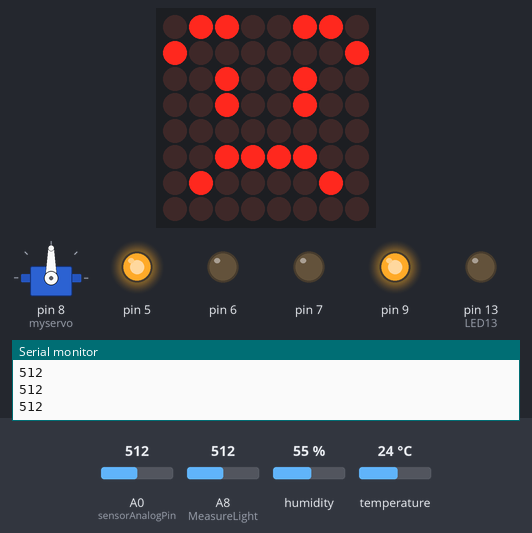
A sketch run on a simulated Arduino Mega 2560, built with avr-gcc and run on an emulated ATmega2560. Shown: servo, 8×8 LED matrix, output pins drawn as LEDs (lit = HIGH), the last lines printed to the serial monitor. Inputs (shaded band) come from the test bench; at power-on: A8 (MeasureLight) = 512, A0 (sensorAnalogPin) = 512, humidity 55 %, temperature 24 °C.

Above: at 1.2 s.
1.3 s: A8 (MeasureLight) set to 521
At 1.8 s:
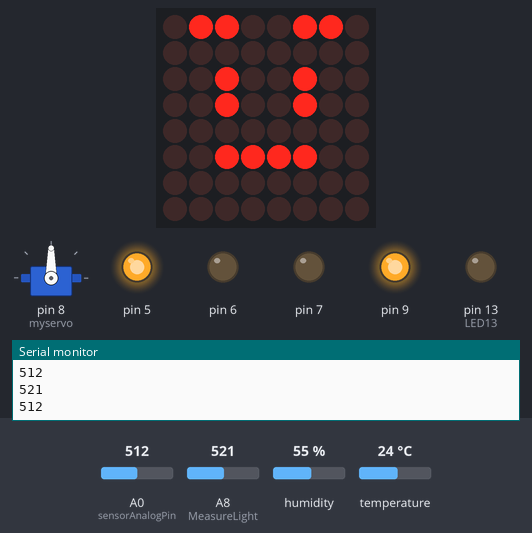
3.8 s: A8 (MeasureLight) set to 598
5.3 s: A8 (MeasureLight) set to 626
At 5.9 s:
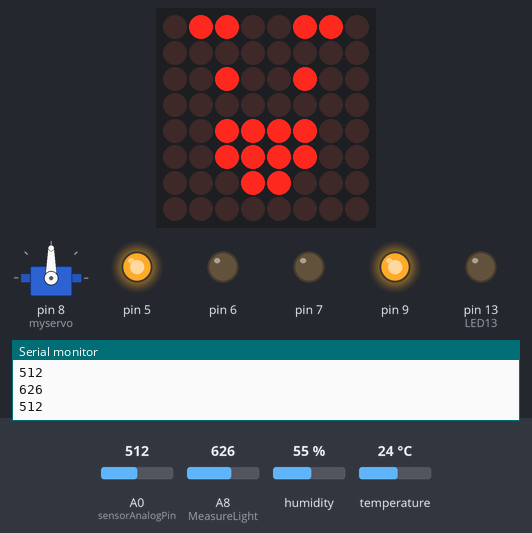
8.3 s: A0 (sensorAnalogPin) set to 535
At 9.35 s:
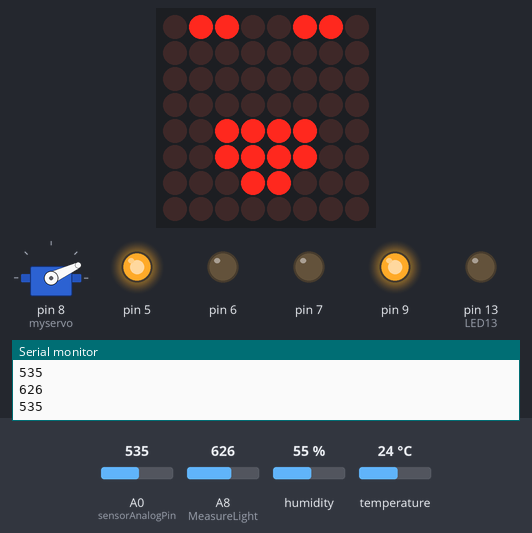
11.6 s: A8 (MeasureLight) set to 306
At 13.14 s:
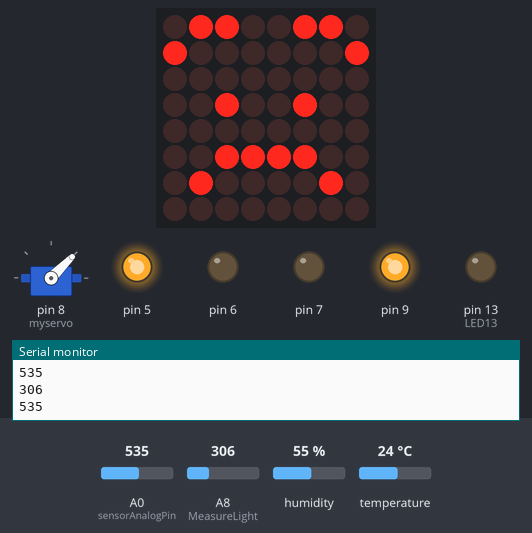
17.4 s: A8 (MeasureLight) set to 716
At 18.98 s:
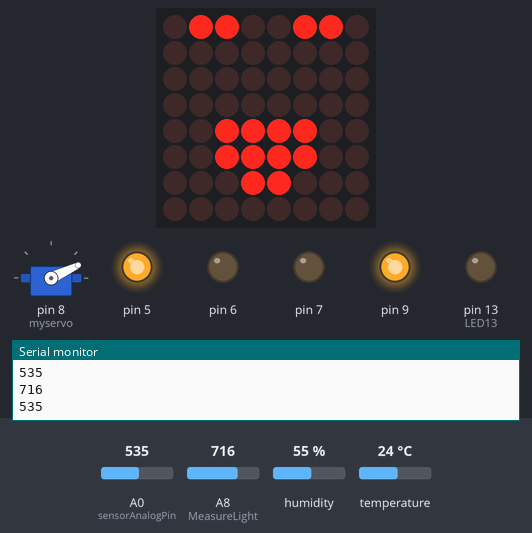
Timing chart, 0 to 22.3 s (numbered marks = the images above; inputs shaded):
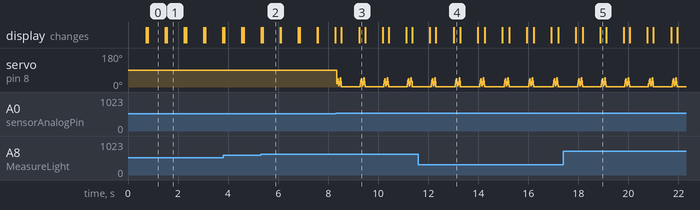

The sketch:

GeorgeCode.ino
```cpp
#include <Servo.h>
Servo myservo;
#include "LedControl.h"
#include "binary.h"
#include "IRremote.h"
#include "DHT.h"
#define DHTPIN 1
#define DHTTYPE DHT11   // DHT 11
DHT dht(DHTPIN, DHTTYPE);

const int receiver = 2;
bool a = true;
int rand1 = 0;
int waitValue = 0;
int area = 0;
IRrecv IrReciever(receiver);     // create instance of 'irrecv'
decode_results results;
LedControl lc=LedControl(12,11,10,1);
int choosingFace = 0;

/* Reciever: +, -, 5 on y --
 * LightSensor: +, -, A9 --
 * Motor: +, -, 8 --
 * Face: DIN 12, CLK 11, CS 10
 * SoundSensor: d0 3, A0 A0 --
 * LED: 2, gnd, 5, 4 --
 *
 */


//sad face
byte sf[8]= {B01100110, B10000001, B00100100, B00100100,B00000000,B00111100,B01000010,B00000000};
byte sfb[8]= {B01100110, B10000001, B00000000, B00100100,B00000000,B00111100,B01000010,B00000000};
byte sb[8]= {B01100110, B10000001, B00000000, B00000000,B00000000,B00111100,B01000010,B00000000};

//excited face
byte ef[8]= {B01100110, B00000000, B00100100, B00000000, B00111100, B00111100, B00011000, B00000000};
byte eb[8]= {B01100110, B00000000, B00000000, B00000000, B00111100, B00111100, B00011000, B00000000};

//neutral face
byte pf[8]= {B01100110, B00000000, B00100100, B00100100, B00000000, B00111100, B00000000, B00000000};
byte pb[8]= {B01100110, B00000000, B00000000, B00000000, B00100100, B00111100, B00000000, B00000000};
byte pfb[8]= {B01100110, B00000000, B00000000, B00000000, B00000000, B00111100, B00000000, B00000000};

//doneFace
byte df[8] = {B00000000, B00000000,B00000000,B00000000,B00000000,B00000000,B00000000,B00000000};

int pos = 0;
int sensorAnalogPin = A0;
int sensorDigitalPin = 3;
int analogValue = 0;
int digitalValue;
int LED13 = 13;
int timeset = 180;
int practiceVal = 0;
int HolderVal = 0;
int MeasureLight = A8;
int LightVal = 0;

void setup() {
  lc.shutdown(0,false);
  // Set brightness to a medium value
  lc.setIntensity(0,1);
  // Clear the display
  lc.clearDisplay(0);
  Serial.begin(9600);
  IrReciever.enableIRIn();           // Start the receiver
  myservo.attach(8);
  pinMode(5, OUTPUT);
  digitalWrite(5, HIGH);
  pinMode(sensorDigitalPin, INPUT);
  pinMode(9, OUTPUT);
  digitalWrite(9, HIGH);
  pinMode(LED13, OUTPUT);
  for (int i = 0; i < 10; i++){
    analogValue = analogRead(sensorAnalogPin);
    practiceVal += analogValue;
    area += analogRead(MeasureLight);
  }
  area = area / 10;
  practiceVal = practiceVal/10;
  analogValue = 0;
  HolderVal = practiceVal;
  practiceVal = 0;
}

void loop() {
  if (IrReciever.decode()){
    if (a == false){
      a = true;
    }
    else{
      a = false;
    }

    IrReciever.resume();
  }
  if (a == true){
    activate();
  }
  else{
    deactivate();
  }
  delay(5);
}

///////////////////////////////////////
void ExcitedFace(){
  lc.setRow(0,0,ef[0]);
  lc.setRow(0,1,ef[1]);
  lc.setRow(0,2,ef[2]);
  lc.setRow(0,3,ef[3]);
  lc.setRow(0,4,ef[4]);
  lc.setRow(0,5,ef[5]);
  lc.setRow(0,6,ef[6]);
  lc.setRow(0,7,ef[7]);
}
void ExcitedFaceA(){
  lc.setRow(0,0,eb[0]);
  lc.setRow(0,1,eb[1]);
  lc.setRow(0,2,eb[2]);
  lc.setRow(0,3,eb[3]);
  lc.setRow(0,4,eb[4]);
  lc.setRow(0,5,eb[5]);
  lc.setRow(0,6,eb[6]);
  lc.setRow(0,7,eb[7]);
}
////////////////////////////////////
void NeutralFace(){
  lc.setRow(0,0,pf[0]);
  lc.setRow(0,1,pf[1]);
  lc.setRow(0,2,pf[2]);
  lc.setRow(0,3,pf[3]);
  lc.setRow(0,4,pf[4]);
  lc.setRow(0,5,pf[5]);
  lc.setRow(0,6,pf[6]);
  lc.setRow(0,7,pf[7]);
}
void NeutralFaceA(){
  lc.setRow(0,0,pfb[0]);
  lc.setRow(0,1,pfb[1]);
  lc.setRow(0,2,pfb[2]);
  lc.setRow(0,3,pfb[3]);
  lc.setRow(0,4,pfb[4]);
  lc.setRow(0,5,pfb[5]);
  lc.setRow(0,6,pfb[6]);
  lc.setRow(0,7,pfb[7]);
}
void NeutralFaceB(){
  lc.setRow(0,0,pb[0]);
  lc.setRow(0,1,pb[1]);
  lc.setRow(0,2,pb[2]);
  lc.setRow(0,3,pb[3]);
  lc.setRow(0,4,pb[4]);
  lc.setRow(0,5,pb[5]);
  lc.setRow(0,6,pb[6]);
  lc.setRow(0,7,pb[7]);
}
///////////////////////////////////////////////
void SadFace(){
  lc.setRow(0,0,sf[0]);
  lc.setRow(0,1,sf[1]);
  lc.setRow(0,2,sf[2]);
  lc.setRow(0,3,sf[3]);
  lc.setRow(0,4,sf[4]);
  lc.setRow(0,5,sf[5]);
  lc.setRow(0,6,sf[6]);
  lc.setRow(0,7,sf[7]);
}
void SadFaceA(){
  lc.setRow(0,0,sfb[0]);
  lc.setRow(0,1,sfb[1]);
  lc.setRow(0,2,sfb[2]);
  lc.setRow(0,3,sfb[3]);
  lc.setRow(0,4,sfb[4]);
  lc.setRow(0,5,sfb[5]);
  lc.setRow(0,6,sfb[6]);
  lc.setRow(0,7,sfb[7]);
}
void SadFaceB(){
  lc.setRow(0,0,sb[0]);
  lc.setRow(0,1,sb[1]);
  lc.setRow(0,2,sb[2]);
  lc.setRow(0,3,sb[3]);
  lc.setRow(0,4,sb[4]);
  lc.setRow(0,5,sb[5]);
  lc.setRow(0,6,sb[6]);
  lc.setRow(0,7,sb[7]);
}
void DoneFace(){
  lc.setRow(0, 0, df[0]);
  lc.setRow(0, 1, df[1]);
  lc.setRow(0, 2, df[2]);
  lc.setRow(0, 3, df[3]);
  lc.setRow(0, 4, df[4]);
  lc.setRow(0, 5, df[5]);
  lc.setRow(0, 6, df[6]);
  lc.setRow(0, 7, df[7]);
}
void deactivate(){
  digitalWrite(7, LOW);
  digitalWrite(6, LOW);
  lc.clearDisplay(0);
  DoneFace();
}
void activate(){
  pinMode(sensorDigitalPin, INPUT);
  pinMode(LED13, OUTPUT);
  pinMode(7, OUTPUT);
  pinMode(6, OUTPUT);
  pinMode(2, INPUT);
  LightVal = analogRead(MeasureLight);
  Serial.println(LightVal);
  if (LightVal < area + 2){
    choosingFace = 1;
  }
  else if(LightVal >= area + 2 and LightVal < area + 100){
    choosingFace = 2;
  }
  else{
    choosingFace = 3;
  }
  if (choosingFace == 1){
    SadFace();
  }
  else if(choosingFace == 2){
    NeutralFace();
  }
  else{
    ExcitedFace();
  }
  analogValue =  analogRead(sensorAnalogPin);
  Serial.println(analogValue);
  if (abs(analogValue - HolderVal) > 15){
    for (int j = 0; j < 2; j++){
      for (int i = 0; i < 50; i++){
        pos = i;
        myservo.write(pos);
        delay(1);
      }
      for (int i = 50; i > 0; i--){
        pos = i;
        myservo.write(pos);
        delay(1);
      }
      SadFace();
    }
  }
  else if (dht.readTemperature(true) < 72){
    choosingFace = 1;
  }
  delay(700);
  if (choosingFace == 1){
      SadFaceA();
      delay(40);
      SadFaceB();
      delay(9);
  }
  else if(choosingFace == 2){
      NeutralFaceA();
      delay(40);
      NeutralFaceB();
      delay(9);
  }
  else{
      ExcitedFaceA();
      delay(18);
  }
}
```

Measured:
- the behaviour switches between 513 and 514 on A8 (MeasureLight) (found by bisection; images 0 and 1)
- the behaviour switches between 611 and 612 on A8 (MeasureLight) (found by bisection; images 1 and 2)
- the behaviour switches between 527 and 528 on A0 (sensorAnalogPin) (found by bisection; images 2 and 3)
- after the input at 1.3 s, the display: first differs from a run without the input after 0.25 s (image 1)
- after the input at 5.3 s, the display: first differs from a run without the input after 0.09 s (image 2)
- after the input at 8.3 s, servo on pin 8 (myservo): 90° → 18° at once, then repeats every 0.94 s: 37° 0.02 s, 44° 0.02 s, 25° 0.02 s, 6° 0.02 s, 12° 0.02 s, 31° 0.02 s, 50° 0.02 s, 31° 0.02 s, 12° 0.01 s, 1° 0.75 s, 18° 0.02 s; the display: first changes after 0.23 s (image 3 shows a later state)
- after the input at 11.6 s, the display: first differs from a run without the input after 1.4 s (image 4)
- after the input at 17.4 s, the display: first differs from a run without the input after 1.5 s (image 5)
